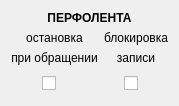
  <widget class="QWidget" name="gridLayoutWidget_4">
   <property name="geometry">
    <rect>
     <x>160</x>
     <y>330</y>
     <width>161</width>
     <height>82</height>
    </rect>
   </property>
   <layout class="QGridLayout" name="gridLayout_4">
    <item row="2" column="0">
     <widget class="QLabel" name="label_29">
      <property name="text">
       <string>при обращении</string>
      </property>
      <property name="alignment">
       <set>Qt::AlignCenter</set>
      </property>
     </widget>
    </item>
    <item row="1" column="0">
     <widget class="QLabel" name="label_30">
      <property name="text">
       <string>остановка</string>
      </property>
      <property name="alignment">
       <set>Qt::AlignCenter</set>
      </property>
     </widget>
    </item>
    <item row="0" column="0" colspan="2">
     <widget class="QLabel" name="label_31">
      <property name="font">
       <font>
        <weight>75</weight>
        <bold>true</bold>
       </font>
      </property>
      <property name="text">
       <string>ПЕРФОЛЕНТА</string>
      </property>
      <property name="alignment">
       <set>Qt::AlignCenter</set>
      </property>
     </widget>
    </item>
    <item row="3" column="0">
     <layout class="QHBoxLayout" name="horizontalLayout_18">
      <item>
       <widget class="Switch" name="checkBox_4">
        <property name="minimumSize">
         <size>
          <width>24</width>
          <height>24</height>
         </size>
        </property>
        <property name="maximumSize">
         <size>
          <width>24</width>
          <height>24</height>
         </size>
        </property>
        <property name="text">
         <string/>
        </property>
       </widget>
      </item>
     </layout>
    </item>
    <item row="3" column="1">
     <layout class="QHBoxLayout" name="horizontalLayout_19">
      <item>
       <widget class="Switch" name="checkBox_5">
        <property name="minimumSize">
         <size>
          <width>24</width>
          <height>24</height>
         </size>
        </property>
        <property name="maximumSize">
         <size>
          <width>24</width>
          <height>24</height>
         </size>
        </property>
        <property name="text">
         <string/>
        </property>
       </widget>
      </item>
     </layout>
    </item>
    <item row="1" column="1">
     <widget class="QLabel" name="label_32">
      <property name="text">
       <string>блокировка</string>
      </property>
      <property name="alignment">
       <set>Qt::AlignCenter</set>
      </property>
     </widget>
    </item>
    <item row="2" column="1">
     <widget class="QLabel" name="label_33">
      <property name="text">
       <string>записи</string>
      </property>
      <property name="alignment">
       <set>Qt::AlignCenter</set>
      </property>
     </widget>
    </item>
   </layout>
  </widget>
